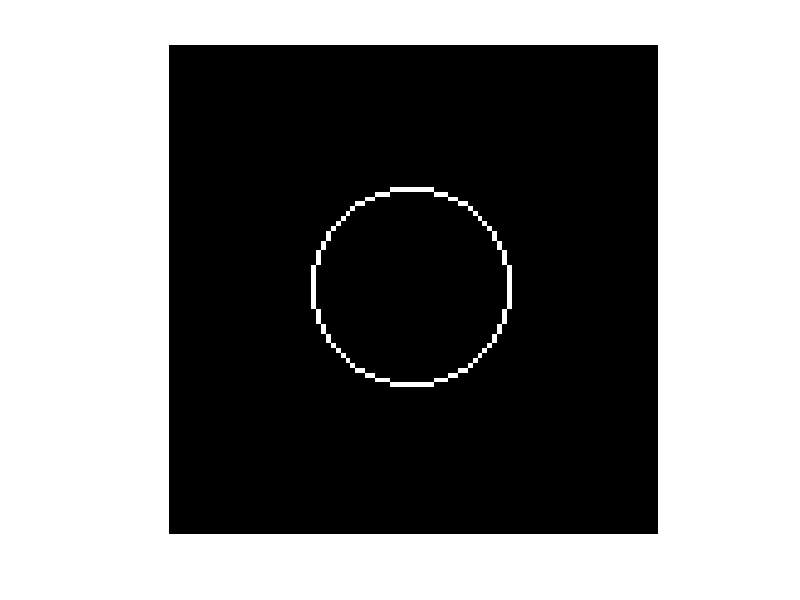

Reproduce this figure in MATLAB.
% Initialize a 100x100 black image
A = zeros(100, 100);

% Center of the circle
centerX = 50; % x-coordinate of the center
centerY = 50; % y-coordinate of the center

% Radius of the circle
radius = 20;

% Loop through each pixel in the image
for i = 1:100 % Loop over rows (y-coordinates)
    for j = 1:100 % Loop over columns (x-coordinates)
        % Calculate Euclidean distance from the center
        distance = sqrt((i - centerY)^2 + (j - centerX)^2);
        
        % If the distance is approximately equal to the radius, mark it
        if abs(distance - radius) < 0.5
            A(i, j) = 1; % Set the pixel to white
        end
    end
end

% Display the image
imshow(A,[]);


